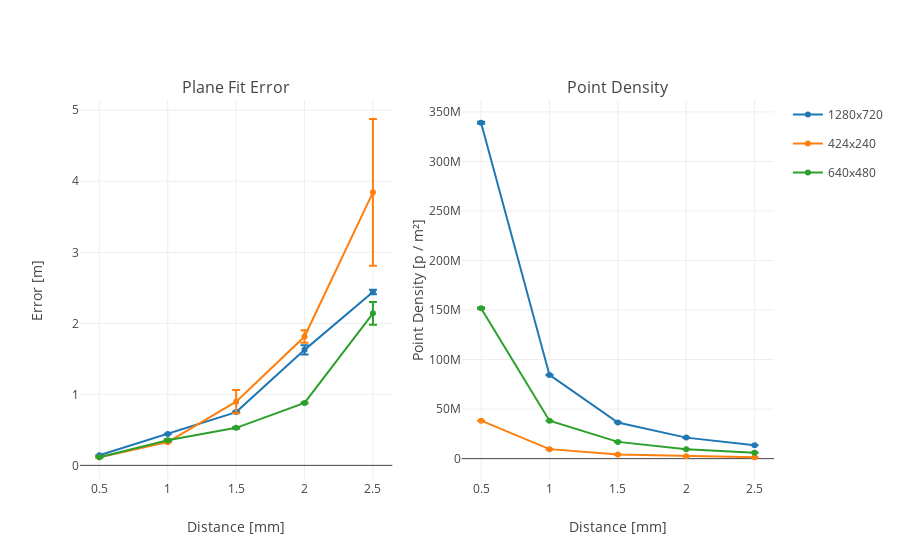

Notebook source saved alongside this figure:
### Code cell
%store -r pcDataNear02
plotPlaneData(pcDataNear02, 'Plan Fitting Near - Dataset 02')

### Figure 1 — Plotly figure (JSON) as saved in the notebook; plotly's stock layout.template omitted (floating-point values rounded to 4 significant figures)
{"data": [{"error_y": {"array": [0.000809, 0.001574, 0.009209, 0.06635, 0.03132], "color": "rgb(31, 119, 180)", "symmetric": true, "type": "data", "visible": true}, "legendgroup": "1280x720", "line": {"color": "rgb(31, 119, 180)"}, "name": "1280x720", "showlegend": true, "type": "scatter", "x": [0.5, 1, 1.5, 2, 2.5], "xaxis": "x1", "y": [0.1422, 0.4426, 0.7504, 1.626, 2.442], "yaxis": "y1"}, {"error_y": {"array": [0.001587, 0.002575, 0.1632, 0.08904, 1.032], "color": "rgb(255, 127, 14)", "symmetric": true, "type": "data", "visible": true}, "legendgroup": "424x240", "line": {"color": "rgb(255, 127, 14)"}, "name": "424x240", "showlegend": true, "type": "scatter", "x": [0.5, 1, 1.5, 2, 2.5], "xaxis": "x1", "y": [0.1145, 0.327, 0.8965, 1.814, 3.845], "yaxis": "y1"}, {"error_y": {"array": [0.004878, 0.01427, 0.01354, 0.006929, 0.1594], "color": "rgb(44, 160, 44)", "symmetric": true, "type": "data", "visible": true}, "legendgroup": "640x480", "line": {"color": "rgb(44, 160, 44)"}, "name": "640x480", "showlegend": true, "type": "scatter", "x": [0.5, 1, 1.5, 2, 2.5], "xaxis": "x1", "y": [0.1152, 0.3542, 0.5286, 0.8788, 2.141], "yaxis": "y1"}, {"error_y": {"array": [996900.0, 236100.0, 119000.0, 122600.0, 71060.0], "color": "rgb(31, 119, 180)", "symmetric": true, "type": "data", "visible": true}, "legendgroup": "1280x720", "line": {"color": "rgb(31, 119, 180)"}, "name": "1280x720", "showlegend": false, "type": "scatter", "x": [0.5, 1, 1.5, 2, 2.5], "xaxis": "x2", "y": [339000000.0, 84510000.0, 36510000.0, 21210000.0, 13520000.0], "yaxis": "y2"}, {"error_y": {"array": [24900.0, 3276.0, 73940.0, 12230.0, 69680.0], "color": "rgb(255, 127, 14)", "symmetric": true, "type": "data", "visible": true}, "legendgroup": "424x240", "line": {"color": "rgb(255, 127, 14)"}, "name": "424x240", "showlegend": false, "type": "scatter", "x": [0.5, 1, 1.5, 2, 2.5], "xaxis": "x2", "y": [38320000.0, 9587000.0, 4113000.0, 2412000.0, 1393000.0], "yaxis": "y2"}, {"error_y": {"array": [723700.0, 34700.0, 49820.0, 20800.0, 40640.0], "color": "rgb(44, 160, 44)", "symmetric": true, "type": "data", "visible": true}, "legendgroup": "640x480", "line": {"color": "rgb(44, 160, 44)"}, "name": "640x480", "showlegend": false, "type": "scatter", "x": [0.5, 1, 1.5, 2, 2.5], "xaxis": "x2", "y": [151800000.0, 38310000.0, 16910000.0, 9365000.0, 6047000.0], "yaxis": "y2"}], "layout": {"annotations": [{"font": {"size": 16}, "showarrow": false, "text": "Plane Fit Error", "x": 0.225, "xanchor": "center", "xref": "paper", "y": 1, "yanchor": "bottom", "yref": "paper"}, {"font": {"size": 16}, "showarrow": false, "text": "Point Density", "x": 0.775, "xanchor": "center", "xref": "paper", "y": 1, "yanchor": "bottom", "yref": "paper"}], "xaxis1": {"anchor": "y1", "domain": [0, 0.45], "title": "Distance [mm]"}, "xaxis2": {"anchor": "y2", "domain": [0.55, 1], "title": "Distance [mm]"}, "yaxis1": {"anchor": "x1", "domain": [0, 1], "title": "Error [m]"}, "yaxis2": {"anchor": "x2", "domain": [0, 1], "title": "Point Density [p / m²]"}}}
